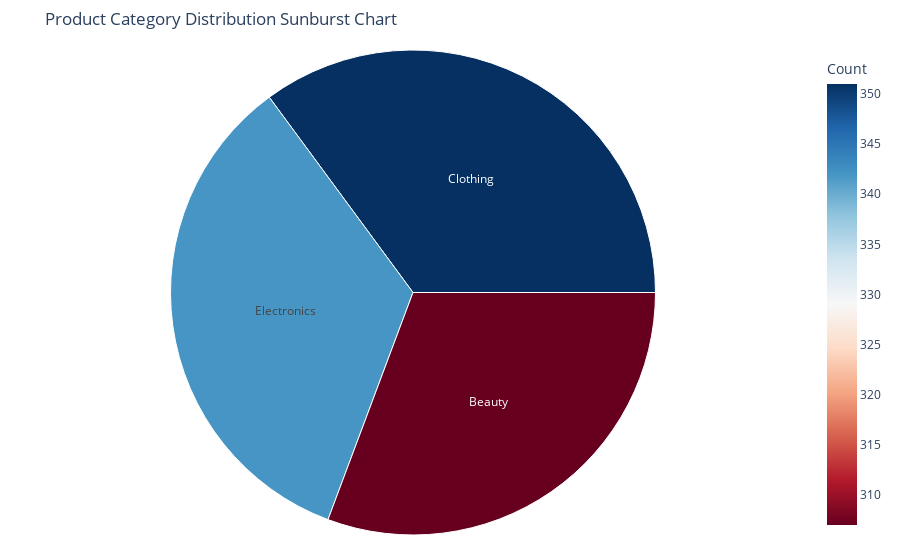

Here is the notebook cell this chart was saved with:
### Code cell
import plotly.express as px


fig = px.sunburst(
    category_counts,
    path=['Product Category'],  
    values='Count', 
    color='Count',  
    color_continuous_scale='RdBu',  
    title='Product Category Distribution Sunburst Chart'
)
fig.update_layout(margin=dict(t=50, l=25, r=25, b=25))
fig.show()

### Figure 1 — Plotly figure (JSON) as saved in the notebook; plotly's stock layout.template omitted (floating-point values rounded to 4 significant figures)
{"data": [{"branchvalues": "total", "customdata": [[307], [351], [342]], "domain": {"x": [0, 1], "y": [0, 1]}, "hovertemplate": "labels=%{label}<br>Count_sum=%{value}<br>parent=%{parent}<br>id=%{id}<br>Count=%{color}<extra></extra>", "ids": ["Beauty", "Clothing", "Electronics"], "labels": ["Beauty", "Clothing", "Electronics"], "marker": {"coloraxis": "coloraxis", "colors": [307, 351, 342]}, "name": "", "parents": ["", "", ""], "type": "sunburst", "values": [307, 351, 342]}], "layout": {"autosize": true, "coloraxis": {"colorbar": {"title": {"text": "Count"}}, "colorscale": [[0, "rgb(103,0,31)"], [0.1, "rgb(178,24,43)"], [0.2, "rgb(214,96,77)"], [0.3, "rgb(244,165,130)"], [0.4, "rgb(253,219,199)"], [0.5, "rgb(247,247,247)"], [0.6, "rgb(209,229,240)"], [0.7, "rgb(146,197,222)"], [0.8, "rgb(67,147,195)"], [0.9, "rgb(33,102,172)"], [1, "rgb(5,48,97)"]]}, "legend": {"tracegroupgap": 0}, "margin": {"b": 25, "l": 25, "r": 25, "t": 50}, "title": {"text": "Product Category Distribution Sunburst Chart"}}}
